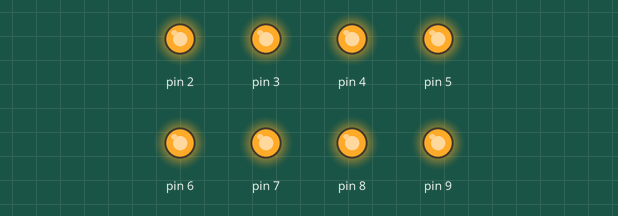
Simulated run of this sketch. Board: Arduino Uno, built with avr-gcc and run on an emulated ATmega328P. Parts: output pins drawn as LEDs (lit = HIGH).

Above: at 0.02 s.
At 2.0 s:
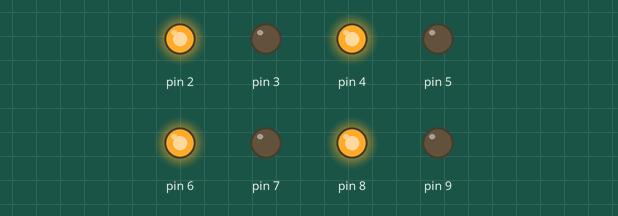
At 2.1 s:
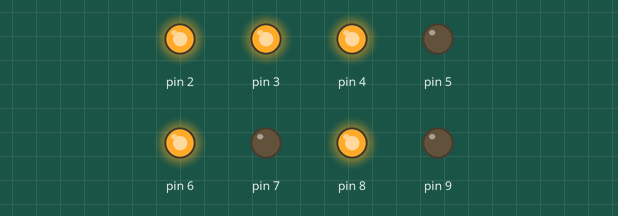
At 2.2 s:
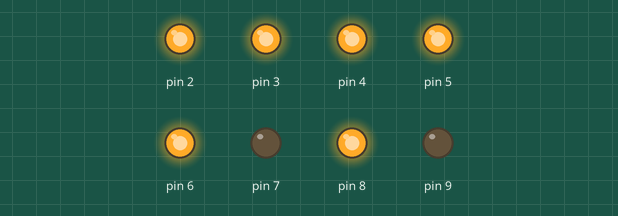
At 2.3 s:
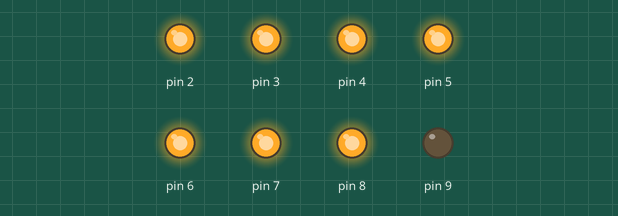
At 5.15 s:
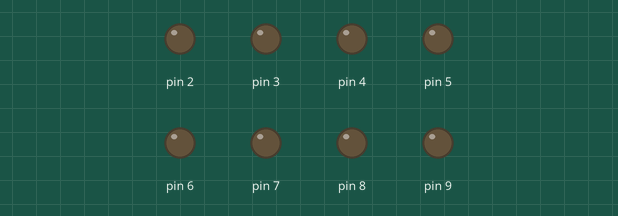
Timing chart, 0 to 5.5 s (numbered marks = the images above):
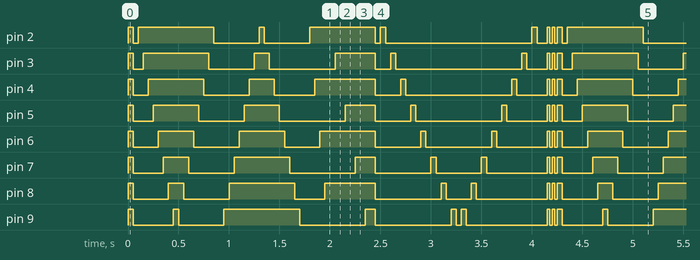

The sketch:

Ex7_Dancing_light.ino
```cpp
// Dancing Light

void setup()
{
 for (int Pin=2;Pin<=9;Pin++)
 {pinMode(Pin,OUTPUT);}
 //pinMode(2,OUTPUT);
 //pinMode(3,OUTPUT);
 //pinMode(4,OUTPUT);
 //pinMode(5,OUTPUT);
 //pinMode(6,OUTPUT);
 //pinMode(7,OUTPUT);
 //pinMode(8,OUTPUT);
 //pinMode(9,OUTPUT);
}

void loop()
{
 Turn_ON();
 delay(50);
 Turn_Off();
 delay(50);
 f1();
 delay(50);
 f2();
 delay(50);
 f3();
 delay(50);
 Turn_Off();
 delay(50);
 f4();
 delay(50);
 Turn_ON();
 delay(25);
 Turn_Off();
 delay(25);
 Turn_ON();
 delay(25);
 Turn_Off();
 delay(25);
}
//-----------------------------------------------------Function--------------------------------------------------------------------------------------------
void Turn_ON()
{
 //for (int i=2;i<=9;i++)
 //{digitalWrite(i,HIGH);}
 digitalWrite(2,HIGH);
 digitalWrite(3,HIGH);
 digitalWrite(4,HIGH);
 digitalWrite(5,HIGH);
 digitalWrite(6,HIGH);
 digitalWrite(7,HIGH);
 digitalWrite(8,HIGH);
 digitalWrite(9,HIGH);
}
//----------------------------------------------------------------------------------------------------------------------------------------------------------
void Turn_Off()
{
 //for(int i=2;i<=9;i++)
 //{digitalWrite(i,LOW);}
 digitalWrite(2,LOW);
 digitalWrite(3,LOW);
 digitalWrite(4,LOW);
 digitalWrite(5,LOW);
 digitalWrite(6,LOW);
 digitalWrite(7,LOW);
 digitalWrite(8,LOW);
 digitalWrite(9,LOW);
}
//------------------------------------------------------------------------------------------------------------------------------------------------------------
void f1()
{
 for (int i=2;i<=9;i++)
 {digitalWrite(i,HIGH);
 delay(50);}

 for (int i=9;i>=2;i--)
 {digitalWrite(i,LOW);
 delay(50);}
}
//------------------------------------------------------------------------------------------------------------------------------------------------------------
void f2()
{
 for (int i=9;i>=2;i--)
 {digitalWrite(i,HIGH);
 delay(50);}

 for (int i=2;i<=9;i++)
 {digitalWrite(i,LOW);
 delay(50);}
}
//------------------------------------------------------------------------------------------------------------------------------------------------------------
void f3()
{
 for (int i=2;i<=9;i+=2)
 {digitalWrite(i,HIGH);
 delay(50);}
 for (int i=2;i<=9;i+=1)
 {digitalWrite(i,HIGH);
 delay(50);}
}
//------------------------------------------------------------------------------------------------------------------------------------------------------------
void f4()
{
 for (int i=2;i<=9;i++)
 {digitalWrite(i,HIGH);
 delay(50);
 digitalWrite(i,LOW);
 delay(50);}

 for (int i=9;i>=2;i--)
 {digitalWrite(i,HIGH);
 delay(50);
 digitalWrite(i,LOW);
 delay(50);}
}
```

Measured:
- by itself, pin 2: repeats every 4.3 s: LOW 0.05 s, HIGH 0.75 s, LOW 0.45 s, HIGH 0.05 s, LOW 0.45 s, HIGH 0.65 s, LOW 0.05 s, HIGH 0.05 s, LOW 1.5 s, HIGH 0.05 s, LOW 0.10 s, 2 × (HIGH 0.03 s, LOW 0.03 s), HIGH 0.05 s
- by itself, pin 3: repeats every 4.3 s: LOW 0.10 s, HIGH 0.65 s, LOW 0.45 s, HIGH 0.15 s, LOW 0.65 s, HIGH 0.40 s, LOW 0.15 s, HIGH 0.05 s, LOW 1.3 s, HIGH 0.05 s, LOW 0.20 s, 2 × (HIGH 0.03 s, LOW 0.03 s), HIGH 0.05 s
- by itself, everything shown: repeats every 4.3 s, in 75 steps
